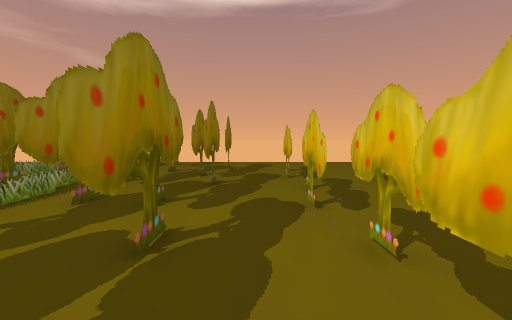
[1] (above)

24 first-person views from a walk through a scene from a Unity 3-D project. The camera is 1.5 m above the floor, tilts 4° down and sees 90° across. The floor is counted in squares, 1 m on a side. Each view is taken from the middle of a square. On the plan, view 1 faces up. The plan holds only what a view shows up to about 13 squares ahead; the rest is blank. The place goes on beyond the plan. Some surface patterns are stand-ins.

[2]
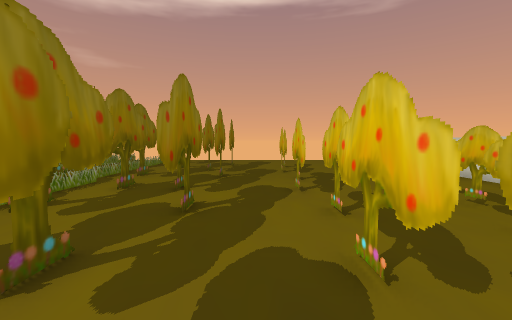

[3]
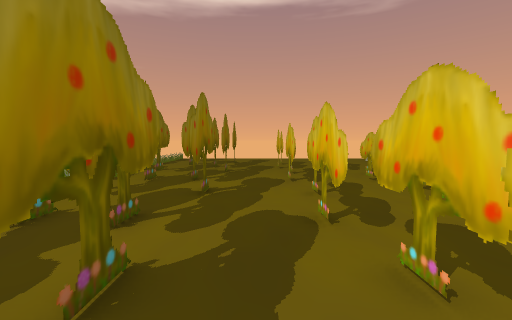

[4]
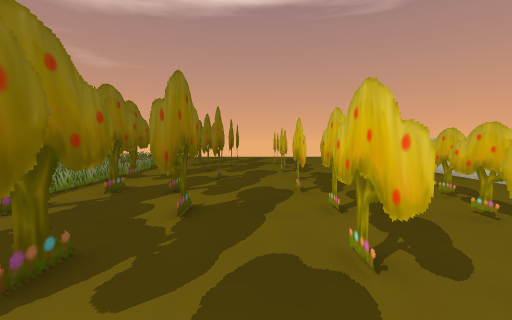

[5]
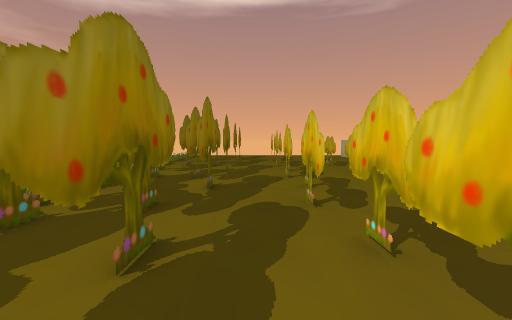

[6]
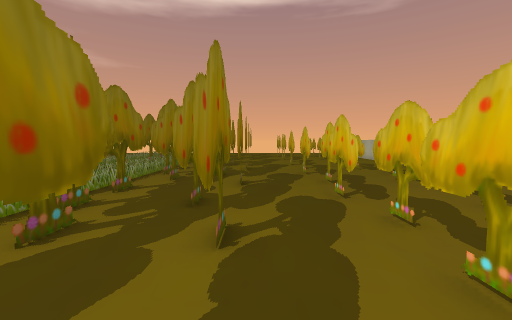

[7]
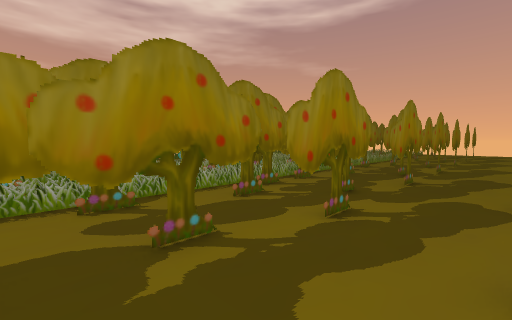

[8]
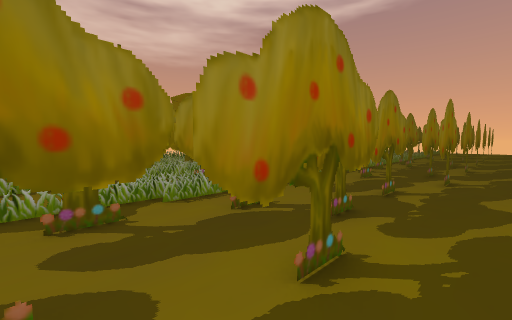

[9]
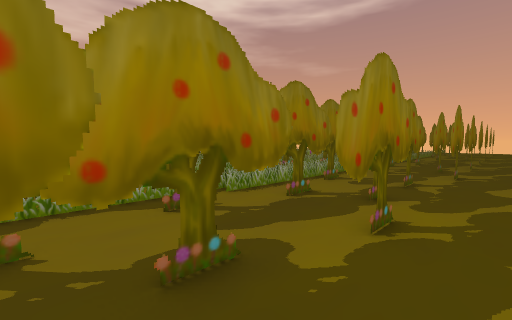

[10]
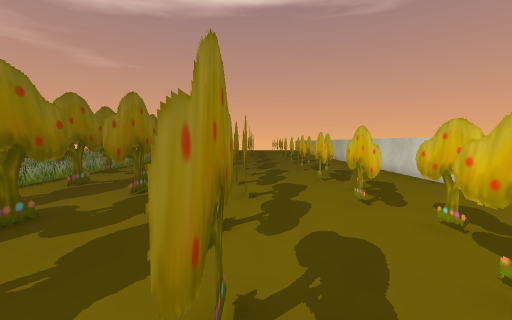

[11]
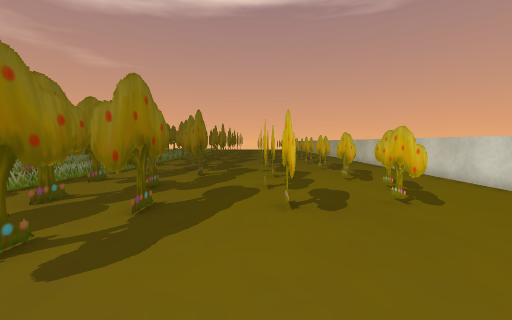

[12]
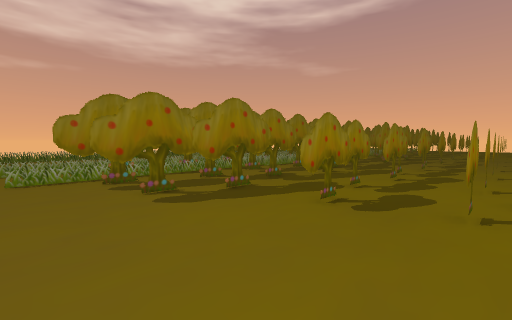

[13]
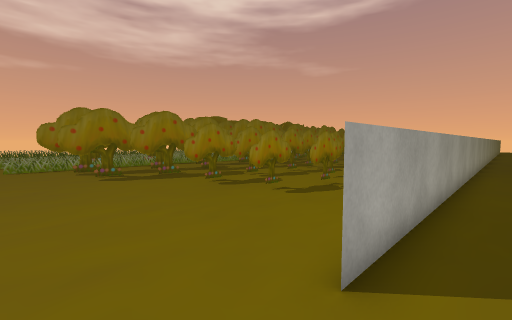

[14]
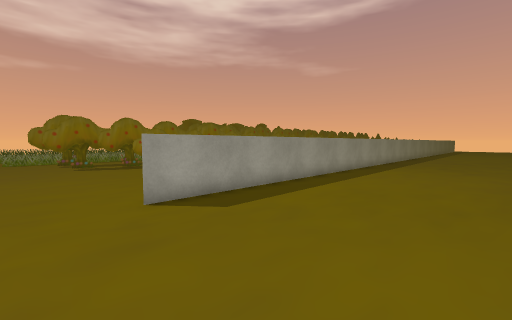

[15]
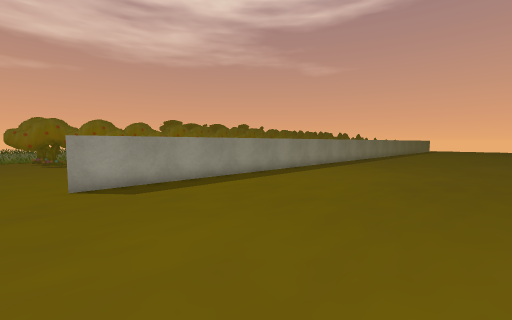

[16]
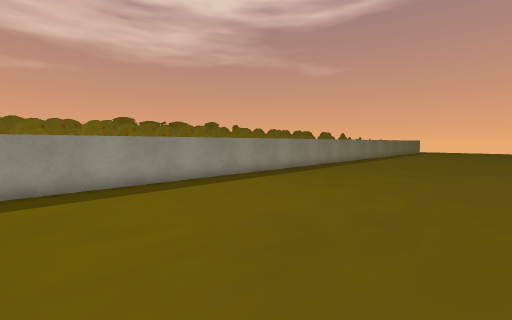

[17]
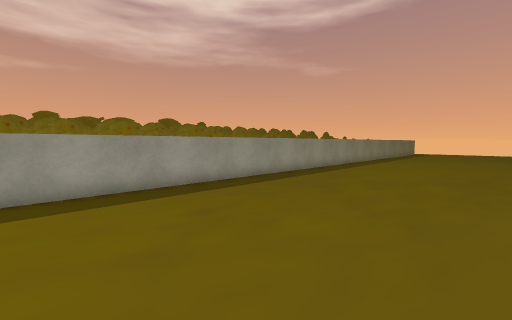

[18]
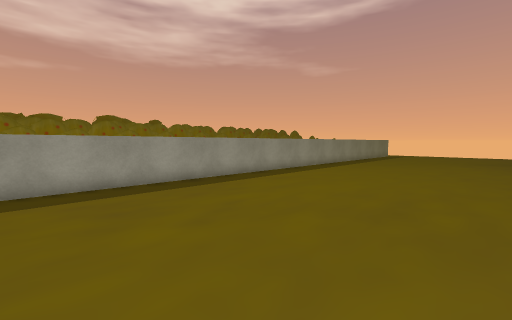

[19]
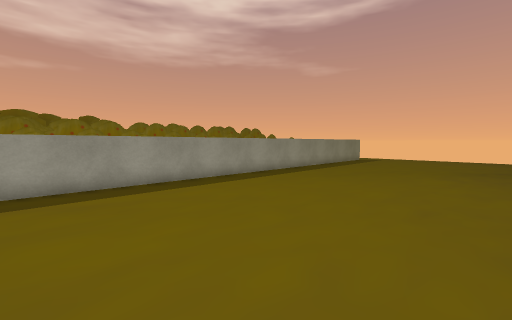

[20]
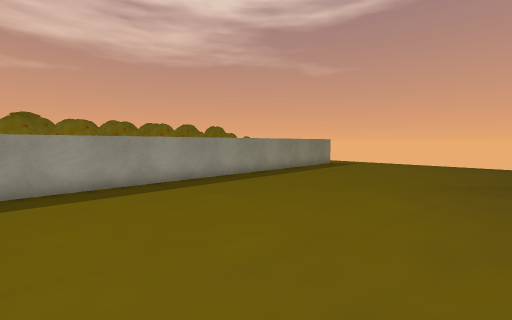

[21]
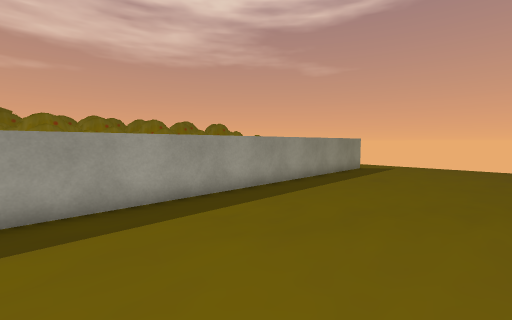

[22]
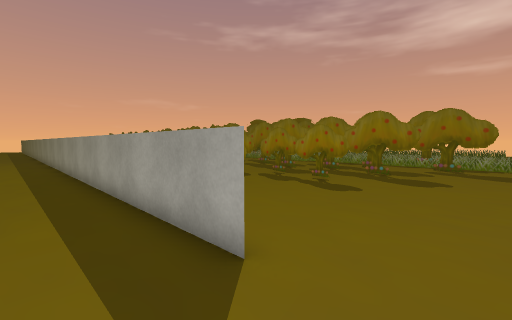

[23]
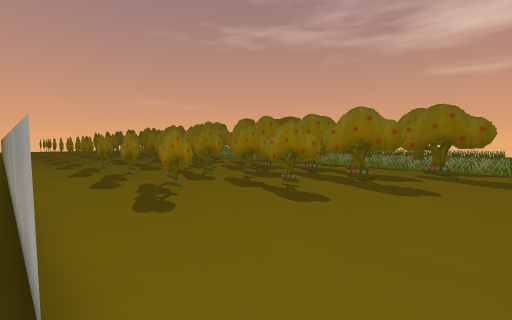

[24]
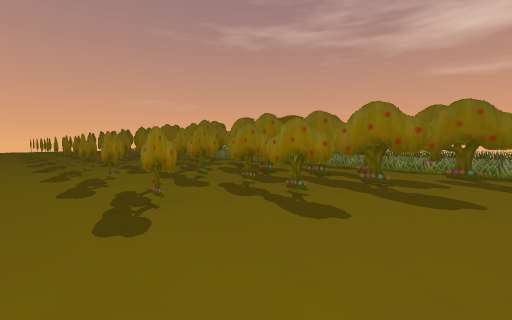

### Floor plan
Key: @ floor where view 1 was taken; # wall or solid block; . floor; = window, fence, low wall or low ledge; T thing the floor can be seen under or through.
Columns run from 9 left of view 1 to 18 right of it. Each row starts with its distance up from view 1.
 19    ................ .  ..
 18   =.#...............  ...
 17   =.#.................... ..
 16   =.#...T.........#.........
 15   =.#...T.........#.........
 14   =..  .T..T......#.........
 13      #.# ..T......#.........
 12       .#..T...T...#.........
 11     #..#..T...T...#.........
 10  #=.#..##.T... ...#.........
  9  #=.#...#..#..T...#.........
  8  #==#..##..#..T...#.........
  7   ==#..#..##..T...#.........
  6   ==#..#..#...T...#.........
  5   ==#..##.#...T...#.........
  4    =#...#..#..T...#.........
  3    =#...#..#..T...#.........
  2    =#..##.##..T...#.........
  1    =#..#..#...T...#.........
  0      ..#.@##..T...#.........
 -1      ..##..#..T.  #.........
 -2     #...#..#..T   #.........
 -3    =#..T .#...    #.........
 -4   ==#..T..#...    #.........
 -5    =#..T..#...    #.........
 -6    =#..T...#..#   #.........
 -7   ==#..T...#..    #.........
 -8   ==#..T..#...    #.........
 -9  #==#..T..#...    #.........
-10  #==#..T..##..    #.........
-11  #==#..T...#..    #.........
-12   ==#..T...#.     #.........
-13   ==#..T..#.      #.........
-14   ==#..T..#       #.........
-15   ==#..T..  .. .. #.........
-16  #==#..T...#..#...#.........
-17  #==#..T...#..T...#.........
-18  #==#..T..#...T...#.........
-19 ##==#..T..#...T...#.........
-20 # ==#..T .##..T...#.........
-21 # =.#...T..#..T...#.........
-22   =.T..T ..#..T...#.........
-23   =.T..T..#...T...#.........
-24   =.T..T..#...T...#.........
-25   =..T.T ..#..T...#.........
-26   =..T..T..#..T...#.........
-27   =. ..T ..#......#.........
-28   =.#..T..........#.........
-29   =.#..T..........#.........
-30   =.#..T...................
-31   =....................... .
-32   ..................... .

Positions as (right, up) in squares from view 1, and headings:
1: (0, 0), facing up
2: (0, -2), facing up
3: (0, -4), facing up
4: (0, -7), facing up
5: (0, -10), facing up
6: (-1, -16), facing up
7: (1, -17), facing up-left
8: (0, -23), facing up-left
9: (0, -25), facing up-left
10: (2, -28), facing up
11: (1, -32), facing up
12: (5, -32), facing up-left
13: (10, -32), facing up-left
14: (15, -32), facing up-left
15: (18, -31), facing up-left
16: (18, -25), facing up-left
17: (17, -18), facing up-left
18: (18, -12), facing up-left
19: (18, -5), facing up-left
20: (18, 0), facing up-left
21: (15, 2), facing up-left
22: (11, 19), facing down-left
23: (9, 19), facing down-left
24: (8, 18), facing down-left
